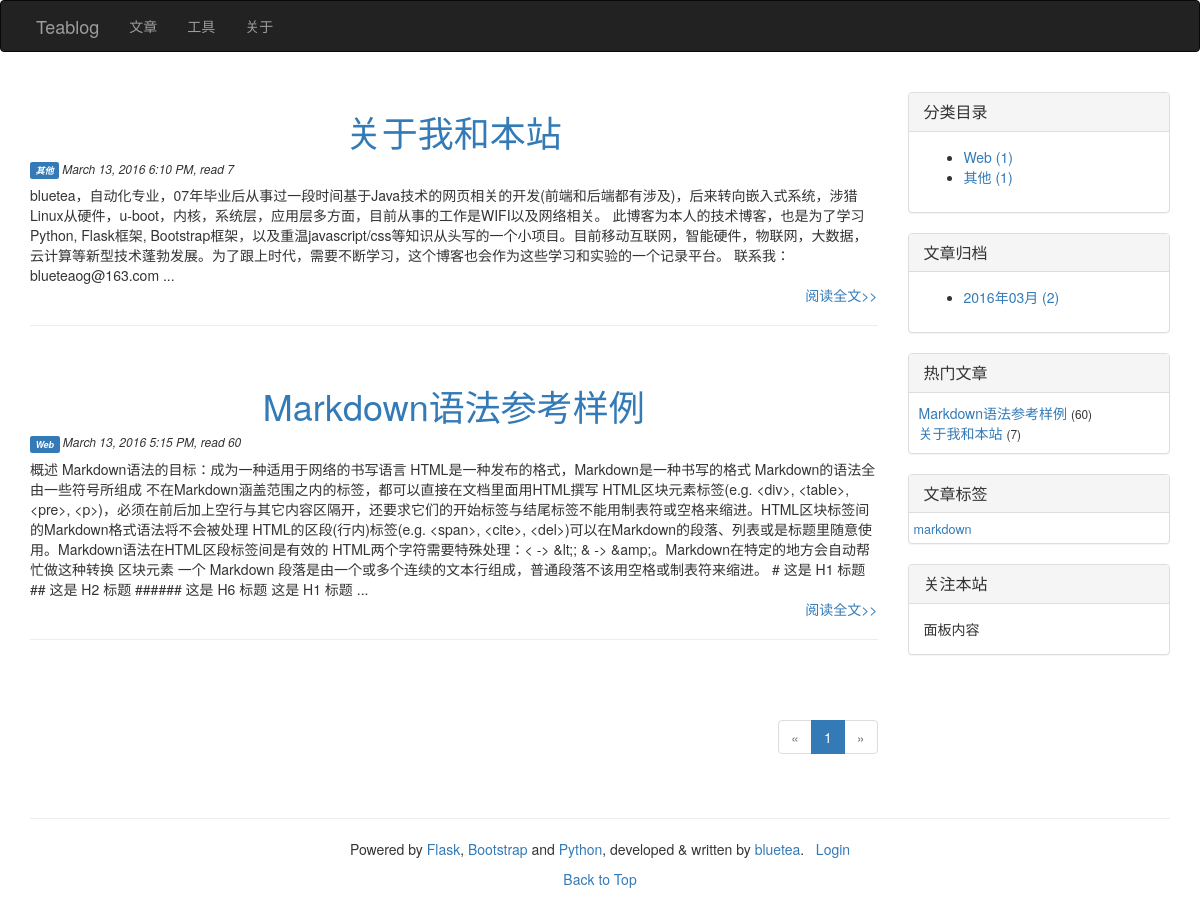
The page / on the database its author committed.
### index.py (models this page shows, shortened)
class Article(db.Model):
    __tablename__ = 'articles'
    id = db.Column(db.Integer, primary_key=True)
    title = db.Column(db.Unicode(128), unique=True, index=True, nullable=False)
    content = db.Column(db.UnicodeText) # plain-text or markdown
    content_html = db.Column(db.UnicodeText) # html
    content_pre = db.Column(db.UnicodeText) # several top lines for preview in 'index' page
    content_size = db.Column(db.Integer)
    time_created = db.Column(db.DateTime, index=True, default=datetime.now())
    time_modified = db.Column(db.DateTime, index=True, default=datetime.now())
    read_count = db.Column(db.Integer)
    private = db.Column(db.Boolean) # non-public, or hidden
    category_id = db.Column(db.Integer, db.ForeignKey('categories.id'))
    series_id = db.Column(db.Integer, db.ForeignKey('series.id'), nullable=True) # could be null
    tags = db.Column(db.Unicode(256), index=True, nullable=True) # space separated tag worlds

class Category(db.Model):
    __tablename__ = 'categories'
    id = db.Column(db.Integer, primary_key=True)
    name = db.Column(db.Unicode(32), unique=True, index=True, nullable=False)
    articles = db.relationship('Article', backref='category', lazy='dynamic')

### index.py (the view)
@app.route('/')
def index():
    page = request.args.get('page', 1, type=int)
    pagination = Article.query.order_by(Article.time_modified.desc()).paginate(
                    page, per_page=app.config['TEABLOG_ARTICLES_PER_PAGE'], error_out=True)
    articles = pagination.items
    return render_template('index.html', articles=articles, pagination=pagination)

### index.py (called while the page is built)
def update_tags_cache(articles=None, reverse=False):
    tags = {}
    if not articles:
        articles = Article.query.order_by(Article.title).all()
    for article in articles:
        if not article.tags:
            continue
        for tag in article.tags.split():
            tags.setdefault(tag, set())
            tags[tag].add(article)
    return sorted(tags.items(), reverse=reverse) # _list_ of item: ('tag', {art1, art2, ...})

### templates/index.html (shortened to what this page needs)
{% extends 'base.html' %}
{% block page_content %}
{% for article in articles %}
<div class="post">
	<h1 class="post-title text-center"><a href="{{ url_for('article', id=article.id) }}">{{ article.title }}</a></h1>
    <p class="date">
        <h6>
            <em>
                <a href="{{ url_for('articles', by='category') }}#{{ article.category.name }}">
                    <span class="label label-primary">{{ article.category.name }}</span>
                </a>
                {{ moment(article.time_modified).format('LLL') }}, read {{ article.read_count }}
            </em>
        </h6>
    </p>
	<div class="post_body">
        {% if article.content_pre %}
            {{ article.content_pre|striptags }}
        {% elif article.content_html %}
            {{ article.content_html|striptags }}
        {% else %}
            {{ article.content }}
        {% endif %}
        ...
    </div>
    <p class="text-right"><a href="{{ url_for('article', id=article.id) }}">阅读全文&gt;&gt;</a></p>
    <hr><br>
</div>
{% endfor %}
<div class="pagination pull-right">
    {{ macros.widget_pagination(pagination, 'index') }}
</div>
{% endblock %}

### templates/base.html (shortened to what this page needs)
{% extends 'bootstrap/base.html' %}
{% import '_macros.html' as macros %}
{% block head %}
    {{ super() }}
    <link rel="stylesheet" href="{{ url_for('static', filename='css/teablog.css') }}">
    <link rel="stylesheet" href="{{ url_for('static', filename='css/pygments-css/friendly.css') }}">
{% endblock %}
{% block navbar %}
<div class="navbar navbar-inverse" role="navigation" style="padding:0 20px">
	<div class="navbar-header">
		<a class="navbar-brand" href="{{ url_for('index') }}">Teablog</a>
	</div>
	<div>
		<ul class="nav navbar-nav">
			{% if current_user.is_authenticated() %}
            <li class="dropdown">
                <a href="{{ url_for('articles') }}" class="dropdown-toggle" data-toggle="dropdown">文章<b class="caret"></b></a>
                <ul class="dropdown-menu">
                   <li><a href="{{ url_for('articles') }}">所有文章</a></li>
                   <li><a href="{{ url_for('edit', opid='new') }}">写文章</a></li>
                   <li><a href="{{ url_for('admin.index') }}" target="_blank">管理</a></li>
                </ul>
            </li>
			{% else %}
            <li><a href="{{ url_for('articles') }}">文章</a></li>
			{% endif %}
			<li><a href="{{ url_for('tools') }}">工具</a></li>
			<li><a href="{{ url_for('about') }}">关于</a></li>
		</ul>
	</div>
</div>
{% endblock %}
{% block content %}
<div class="container">
    <div class="row">
        <div class="col-sm-9 blog-main">
        {% block page_content %}
        {% endblock %}
        </div>
        <div class="col-sm-3 blog-sidebar">
        {% block page_sidebar %}
            {{ macros.widget_category(sidebar_data['category'], 'articles') }}
            {{ macros.widget_archive(sidebar_data['archive'], 'articles') }}
            {{ macros.widget_popular(sidebar_data['popular'], 'article') }}
            {{ macros.widget_tags(sidebar_data['tags'], 'articles') }}
            <div class="panel panel-default">
                <div class="panel-heading">
                    <h3 class="panel-title">
                        关注本站
                    </h3>
                </div>
                <div class="panel-body">
                    面板内容
                </div>
            </div>
        {% endblock %}
        </div>
    </div>
    <footer class="blog-footer">
        <hr>
        <p class="text-center">
            Powered by <a href="http://flask.pocoo.org">Flask</a>,
            <a href="http://getbootstrap.com">Bootstrap</a> and <a href="http://python.org">Python</a>,
            developed &amp; written by <a href="mailto:blueteaog@163.com" target="_top">bluetea</a>. &nbsp;
            {% if current_user.is_authenticated() %}
                <a href="{{ url_for('logout') }}">Logout</a>
            {% else %}
                <a href="{{ url_for('login') }}">Login</a>
            {% endif %}
        </p>
        <p class="text-center">
            <a href="#">Back to Top</a>
        </p>
    </footer>
</div>
{% endblock %}

### templates/_macros.html (shortened to what this page needs)
{% macro widget_pagination(pagination, endpoint) %}
{% if pagination.total %}
<ul class="pagination">
    <li{%if not pagination.has_prev %} class="disabled"{% endif %}>
        <a href="{% if pagination.has_prev %}{{ url_for(endpoint, page=pagination.page-1, **kwargs) }}{% else %}#{% endif %}">
            &laquo;
        </a>
    </li>
    {% for p in pagination.iter_pages() %}
        {% if p %}
            {% if p == pagination.page %}
            <li class="active"><a href="{{ url_for(endpoint, page=p, **kwargs) }}">{{ p }}</a></li>
            {% else %}
            <li><a href="{{ url_for(endpoint, page=p, **kwargs) }}">{{ p }}</a></li>
            {% endif %}
        {% else %}
            <li class="disabled"><a href="#">&hellip;</a></li>
        {% endif %}
    {% endfor %}
    <li{%if not pagination.has_next %} class="disabled"{% endif %}>
        <a href="{% if pagination.has_next %}{{ url_for(endpoint, page=pagination.page+1, **kwargs) }}{% else %}#{% endif %}">
            &raquo;
        </a>
    </li>
</ul>
{% endif %}
{% endmacro %}
{% macro widget_category(data, endpoint) %}
<div class="panel panel-default">
    <div class="panel-heading">
        <h3 class="panel-title">分类目录</h3>
    </div>
    <div class="panel-body">
        <ul>
            {% for category, num in data.items() %}
                <li>
                    <a href="{{ url_for(endpoint, by='category') }}#{{ category.name }}">
                        {{ category.name }} ({{ num }})
                    </a>
                </li>
            {% endfor %}
        </ul>
    </div>
</div>
{% endmacro %}
{% macro widget_archive(data, endpoint) %}
<div class="panel panel-default">
    <div class="panel-heading">
        <h3 class="panel-title">文章归档</h3>
    </div>
    <div class="panel-body">
        <ul>
            {% for year, months in data.items() %}
                {% for month, num in months.items() %}
                    <li>
                        <a href="{{ url_for(endpoint, by='time_created') }}#{{ year }}-{{ month }}">
                            {{ year }}年{{ "%02d"|format(month) }}月 ({{ num }})
                        </a>
                    </li>
                {% endfor %}
            {% endfor %}
        </ul>
    </div>
</div>
{% endmacro %}
{% macro widget_popular(data, endpoint) %}
<div class="panel panel-default">
    <div class="panel-heading">
        <h3 class="panel-title">热门文章</h3>
    </div>
    <div class="panel-body" style="padding: 10px 5px 10px 10px;">
        {% for article in data %}
        <a href="{{ url_for(endpoint, id=article.id) }}">{{ article.title|truncate(30, True) }}</a> <small>({{ article.read_count }})</small><br>
        {% endfor %}
    </div>
</div>
{% endmacro %}
{% macro widget_tags(data, endpoint) %}
    {% set num_min, num_max = data[0] %}
    {% set font_min, font_max = (90, 270) %}
    {% if num_min == num_max or num_min == -1 %}
    {%      set size_delta = 0 %}
    {% else %}
    {%      set size_delta = ((font_max - font_min) // (num_max - num_min)) %}
    {% endif %}
<div class="panel panel-default">
    <div class="panel-heading">
        <h3 class="panel-title">文章标签</h3>
    </div>
    <div class="panel-body" style="padding: 5px;">
        {% for tag_data in data[1:] %}
        <a href="{{ url_for(endpoint, by='tag') }}#{{ tag_data[0] }}">
            <span style="font-size:{{ (tag_data[1] - num_min) * size_delta + font_min }}%">{{ tag_data[0] }}<span>
        </a>&nbsp;
        {% endfor %}
    </div>
</div>
{% endmacro %}

### rows shown on the page
Article: title "关于我和本站", category.name "其他", time_modified "March 13, 2016 6:10 PM", read_count "7", content_pre "bluetea，自动化专业，07年毕业后从事过一段时间基于Java技术的网页相关的开发(前端和后端都有涉及)，后来转向嵌入式系统，涉猎Linux从硬件，u-boot，内核，系统层，应用层多方面，目前从事的工作是WIFI以及网络相关。 此博客为本人的技术博客，也是为了学习Python, Flask框架, Bootstrap框架，以及重温javascript/css等知识从头写的一个小项目。目前移动互联网，智能硬件，物联网，大数据，云计算等新型技术蓬勃发展。为了跟上时代，需要不断学习，这个博客也会作为这些学习和实验的一个记录平台。 联系我：blueteaog@163.com"
Article: title "Markdown语法参考样例", category.name "Web", time_modified "March 13, 2016 5:15 PM", read_count "60", content_pre "概述 Markdown语法的目标：成为一种适用于网络的书写语言 HTML是一种发布的格式，Markdown是一种书写的格式 Markdown的语法全由一些符号所组成 不在Markdown涵盖范围之内的标签，都可以直接在文档里面用HTML撰写 HTML区块元素标签(e.g. <div>, <table>, <pre>, <p>)，必须在前后加上空行与其它内容区隔开，还要求它们的开始标签与结尾标签不能用制表符或空格来缩进。HTML区块标签间的Markdown格式语法将不会被处理 HTML的区段(行内)标签(e.g. <span>, <cite>, <del>)可以在Markdown的段落、列表或是标题里随意使用。Markdown语法在HTML区段标签间是有效的 HTML两个字符需要特殊处理：< -> &lt;; & -> &amp;。Markdown在特定的地方会自动帮忙做这种转换 区块元素 一个 Markdown 段落是由一个或多个连续的文本行组成，普通段落不该用空格或制表符来缩进。 # 这是 H1 标题 ## 这是 H2 标题 ###### 这是 H6 标题 这是 H1 标题", tags "markdown"
Category: name "Web", num "1"
Category: name "其他", id "1"

### other values the page prints
{{ p }} "1"
{{ year }} "2016"
{{ "%02d"|format(month) }} "03"
{{ num }} "2"
